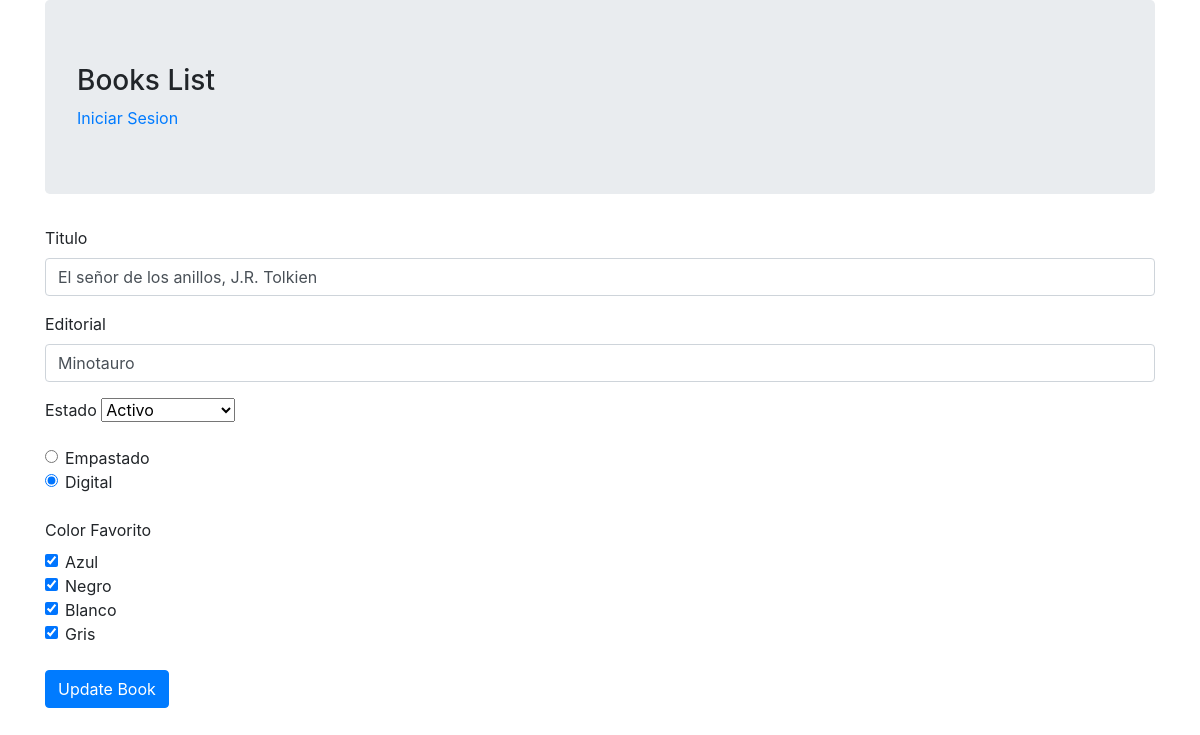
The app's page /books/2/edit with its own data.
### books/models.py (models this page shows, shortened)
class Book(models.Model):
    titulo= models.CharField(max_length=100)
    editorial= models.CharField(max_length=20)
    STATUS = (
        ('A', 'Activo'),
        ('M', 'Mantenimiento'),
        ('R', 'Reservado')
    )
    state = models.CharField(max_length=1, choices=STATUS, blank=True, default='A')
    TIPOS_BOOK = [
        ('E', 'Empastado'),
        ('D', 'Digital')
    ]
    type = models.CharField(max_length=1, choices=TIPOS_BOOK, blank=True, default='E')
    COLOR_FAVORITO = [
        (1, 'Azul'),
        (2, 'Negro'),
        (3, 'Blanco'),
        (4, 'Gris')
    ]
    preferencia = models.CharField(max_length=200, choices=COLOR_FAVORITO, blank=True, default='')
    owner = models.ForeignKey(User, on_delete=models.CASCADE, default=1)
    class Meta:
        ordering = ["titulo", "editorial", "state"]

### books/views.py (the view, shortened to what this page needs)
# urls.py: path('<int:pk>/edit', views.edit_book), #/books/id
def edit_book(request, pk):
    book = Book.objects.get(pk=pk)
    if book.preferencia != "":
        selected_colors = book.preferencia.split(",")
    else:
        selected_colors = []
    selected_colors = [int(x) for x in selected_colors]
    return render(request, 'edit_book.html', {'book': book, 'states':Book.STATUS, 'types':Book.TIPOS_BOOK, 'preferencia':Book.COLOR_FAVORITO, 'selected_colors':selected_colors})

### books/templates/edit_book.html (shortened to what this page needs)
{% extends 'base.html' %}
{% block content %}
<form method="POST" action="edit">
    <div class="form-group">
        <label for="exampleInputEmail1">Titulo</label>
        <input name="titulo" id="titulo" class="form-control" value="{{book.titulo}}">
    </div>
    <div class="form-group">
        <label for="exampleInputPassword1">Editorial</label>
        <input name="editorial" id="editorial" class="form-control" value="{{book.editorial}}">
    </div>
    <div class="form-group">
        <label for="exampleInputPassword1">Estado</label>
        <select name="state" id="id_state">
            {% for id, value in states %}
                <option value="{{id}}" {% if book.state == id %} selected="selected" {% endif %}>{{value}}</option>
            {% endfor %}
        </select>
    </div>
    {% for id, value in types %}
    <div class="form-check">
        <input class="form-check-input" type="radio" name="type" id="id_type{{forloop.counter0}}" {% if book.type == id %} checked {% endif %} value="{{id}}" >
        <label class="form-check-label" for="exampleRadios1">
            {{value}}
        </label>
    </div>
    {% endfor %}
    <br>
    <label for="form-check">Color Favorito</label>
    {% for id, value in preferencia %}
    <div class="form-check">
        <input class="form-check-input" type="checkbox" name="preferencia" id="id_preferencia{{forloop.counter0}}" {% if id in selected_colors %} checked {% endif %} value="{{id}}">
        <label class="form-check-label" for="flexCheckDefault">
          {{value}}
        </label>
      </div>
    {% endfor %}
    <br>
    <button type="submit" class="btn btn-primary">Update Book</button>
</form>
{% endblock %}

### records on screen
Book: titulo "El señor de los anillos, J.R. Tolkien", editorial "Minotauro", state "Activo", type "☑"

### other values on screen
{{ value }} "Empastado" "Digital"
{{ value }} "Azul" "Negro" "Blanco" "Gris"
